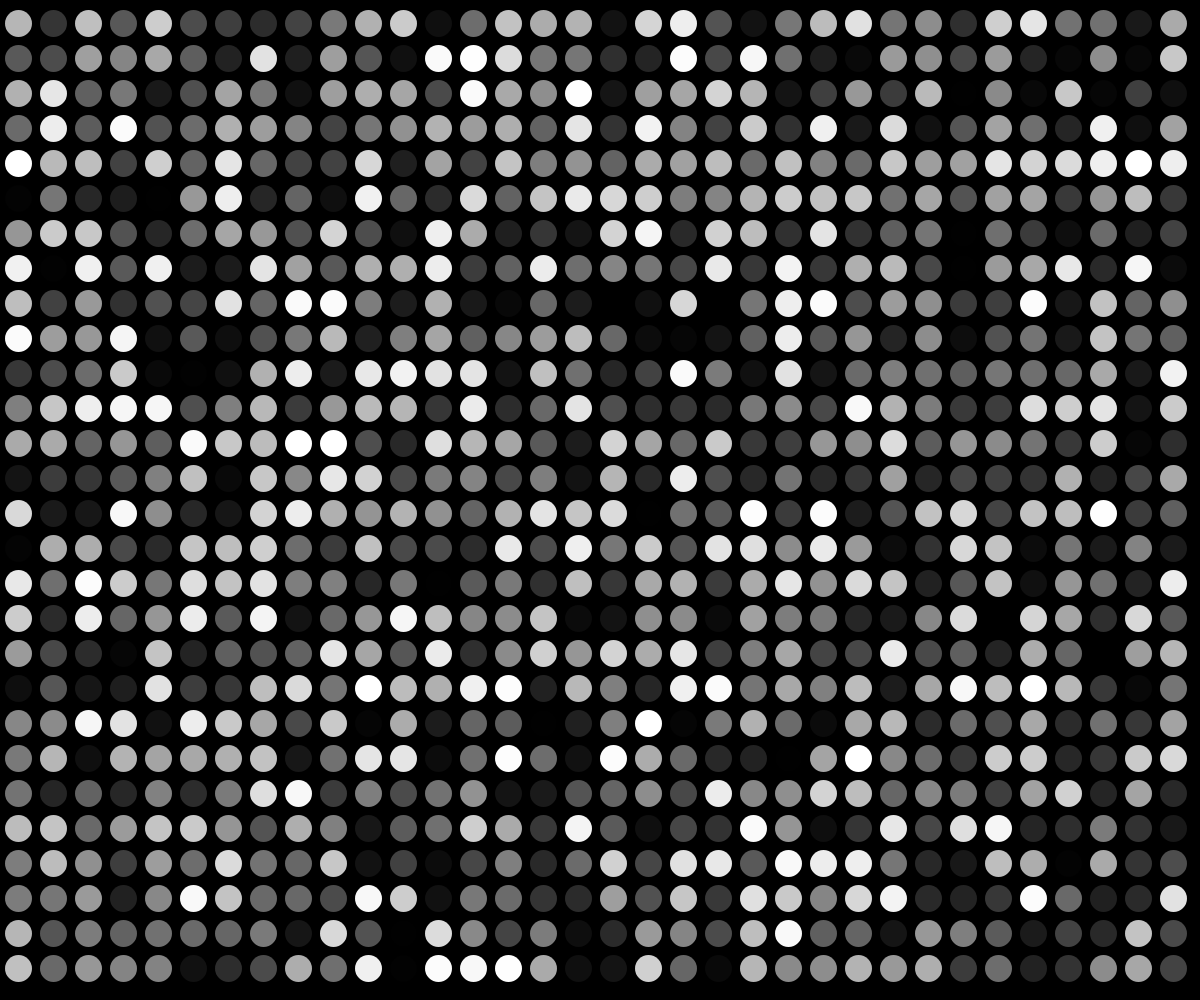
Frame 1 (no input)
Frame 60 (no input): identical to frame 1, image omitted
Frame 120 (the mouse pressed at the canvas centre since frame 60): identical to frame 1, image omitted

The p5.js sketch that drew this single still picture (run headless with seeded random() and noise() and a simulated clock; from frame 60 on, the mouse is pressed at the canvas centre):

// p5.js sketch
// ── sketch.js
/* set width and height of single raster field */
var FIELD = 27;

/* set margin between fields of raster */
var MARGIN = 8;

function createRaster() {
  background(0);

  /* move raster into the center of the canvas */
  var origin_x = ((width - (FIELD + MARGIN)) % (FIELD + MARGIN)) / 2;
  var origin_y = ((height - (FIELD + MARGIN)) % (FIELD + MARGIN)) / 2;

  /* create raster with margin between fields */
  for ( var y = origin_y; y < (height - FIELD); y += (FIELD + MARGIN) ) {
    for ( var x = origin_x; x < (width - FIELD); x += (FIELD + MARGIN) ) {
      ellipseMode(CORNER);
      fill(random(255));
      ellipse(x, y, FIELD, FIELD);
    }
  }
}

function setup() {
  createCanvas(document.documentElement.clientWidth, document.documentElement.clientHeight);
  noStroke(); // if there is a stroke of 1px, the margin seems to loose 1px

  createRaster();

}

function windowResized() {
  resizeCanvas(windowWidth, windowHeight);
  createRaster();
}

function draw() {
	//background(255);
}
